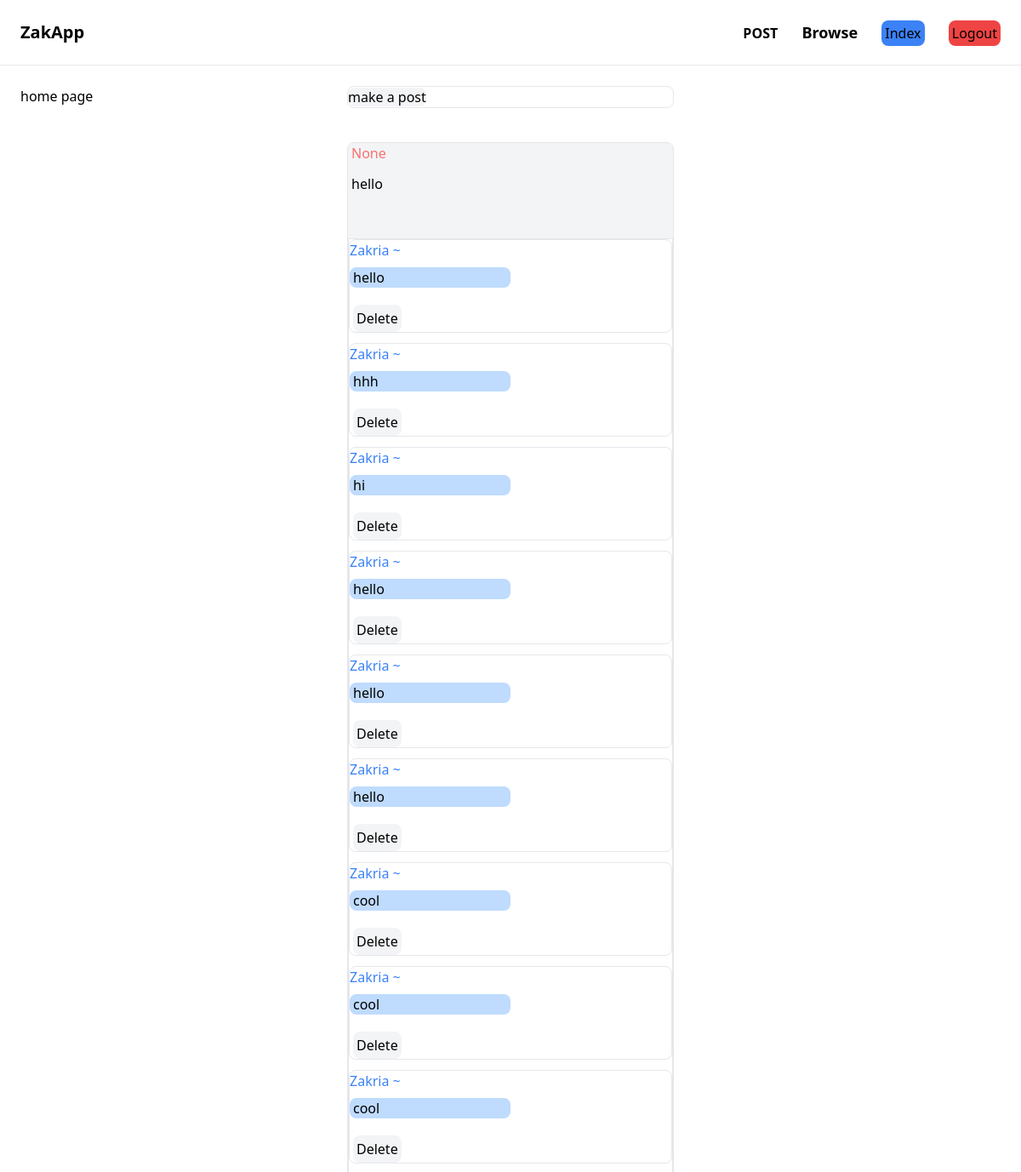
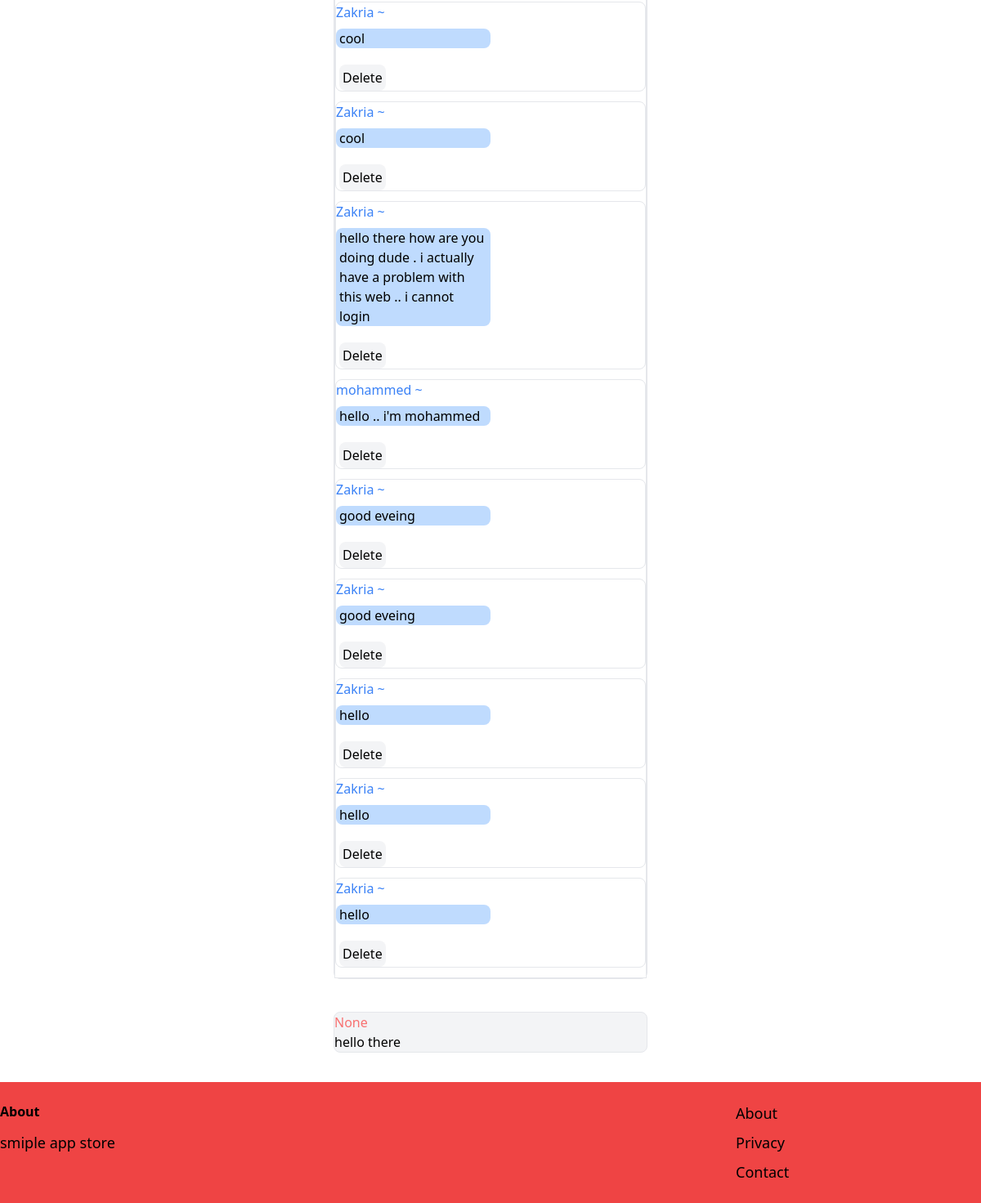
The app's page /app1/comment/1/ (signed in) with its own data (2 pictures, top to bottom).
### app1/models.py (models this page shows, shortened)
class Comment(models.Model):
    name = models.ForeignKey(settings.AUTH_USER_MODEL,on_delete=models.CASCADE)
    comment = models.CharField(max_length=250)
    post = models.ForeignKey(Post,on_delete=models.SET_NULL, null=True,related_name="message")
    created_at = models.DateTimeField(auto_now_add=True)

class Post(models.Model):
    name = models.ForeignKey(User,on_delete=models.CASCADE,null=True)
    text = models.CharField(max_length=500)
    image = models.ImageField(upload_to="media/",blank=True,null=True)
    posted_at = models.DateTimeField(auto_now_add=True)
    def __str__(self):
        return f"{self.name}: {self.text}"

### app1/views.py (the view)
# urls.py: path('comment/<int:id>/',views.comment_view,name="comment"),
@login_required
def comment_view(request,id):
    user_auth = request.user.is_authenticated
    if request.method == "POST":
        comment = request.POST['comment']
        if comment:
            username =  request.user
            post = Post.objects.get(id=id)
            comments = Comment(name=username,comment=comment,post=post)
            comments.save()
            get_comments = Comment.objects.filter(post=post)
            for item in get_comments :
                item = item
                get_user = item.name
            if username == get_user:
                delete_comment = True
            context = {"comments":get_comments,"item":item,"delete_comment":delete_comment,"authenticate":user_auth}
        return render(request,"main/comment.html",context)
    else:
        post = Post.objects.get(id=id)
        get_comments = Comment.objects.filter(post=post)
        related_posts = Post.objects.filter(name=post.name).exclude(id=id)
        print(related_posts)
        for item in get_comments :
                item = item
                get_user = item.name
        if request.user == get_user:
            delete_comment = True
        context = {"comments":get_comments,"item":item,"delete_comment":delete_comment,
                   "authenticate":user_auth,"posts":related_posts}
        return render(request,"main/comment.html",context)

### app1/templates/main/comment.html (shortened to what this page needs)
{% extends "main/layout.html" %}
{% block content %}
{% load static %}
<div class="grid grid-cols-3">
    <h3>home page</h3>
    <div class="item-center m-full">
        <div class="w-full bg-white-100 rounded-lg border w-full">
            <div>
                <a href="#" class="rounded-lg bg-gray-100 w-full">make a post</a>
            </div>
        </div>
        <div class="grid grid-cols-1 bg-gray-100 border rounded-lg mt-10 w-full">
            <div>
                <a href="#" class="text-red-400 rounded-lg py-1 px-1 ">{{ item.post.name }}</a>
                <p class="py-3 px-1 bg-white-100 ">{{item.post.text}}</p>
            </div>
            <div class="bg-white border mt-10">
                {% for comment in comments %}
                    <div class="grid grid-cols-1 border rounded-lg gap-2 mb-3 w-auto">
                        <p class="text-blue-500">{{comment.name}} ~</p>
                        <p class="px-1 mb-3 w-1/2 bg-blue-200 rounded-lg"> {{comment.comment}}</p>
                        {% if delete_comment %}
                        <div>
                            <form action="{% url 'delete_comment' comment.id %}" method="post">
                                <button type="submit" class="bg-gray-100 ml-1 py-1 px-1 rounded-lg hover:bg-red-500">Delete</button>
                            </form>
                        </div>
                        {% endif %}
                    </div>
                {% endfor %}
            </div>
        </div>
        <div class="mt-10" >
            {% if posts %}
            <div  class="grid grid-cols-1 gap-3" >
                {% for post in posts %}
                <div class="border rounded-lg mb-3 bg-gray-100">
                    <p class="text-red-400">{{ post.name }}</p>
                    <p>{{post.text}}</p>
                </div>
                {% endfor %}
            </div>
            {% endif %}
        </div>
    </div>
</div>
{% endblock %}

### records on screen
Comment: post.name "None", post.text "hello", name "Zakria", comment "hello"
Comment: name "Zakria", comment "hello"
Comment: name "Zakria", comment "hhh"
Comment: name "Zakria", comment "hi"
Comment: name "Zakria", comment "hello"
Comment: name "Zakria", comment "hello"
Comment: name "Zakria", comment "hello"
Comment: name "Zakria", comment "cool"
Comment: name "Zakria", comment "cool"
Comment: name "Zakria", comment "cool"
Comment: name "Zakria", comment "cool"
Comment: name "Zakria", comment "cool"
Comment: name "Zakria", comment "hello there how are you doing dude . i actually have a problem with this web .. i cannot login"
Comment: name "mohammed", comment "hello .. i'm mohammed"
Comment: name "Zakria", comment "good eveing"
Comment: name "Zakria", comment "good eveing"
Comment: name "Zakria", comment "hello"
Comment: name "Zakria", comment "hello"
Post: name "None", text "hello there"
